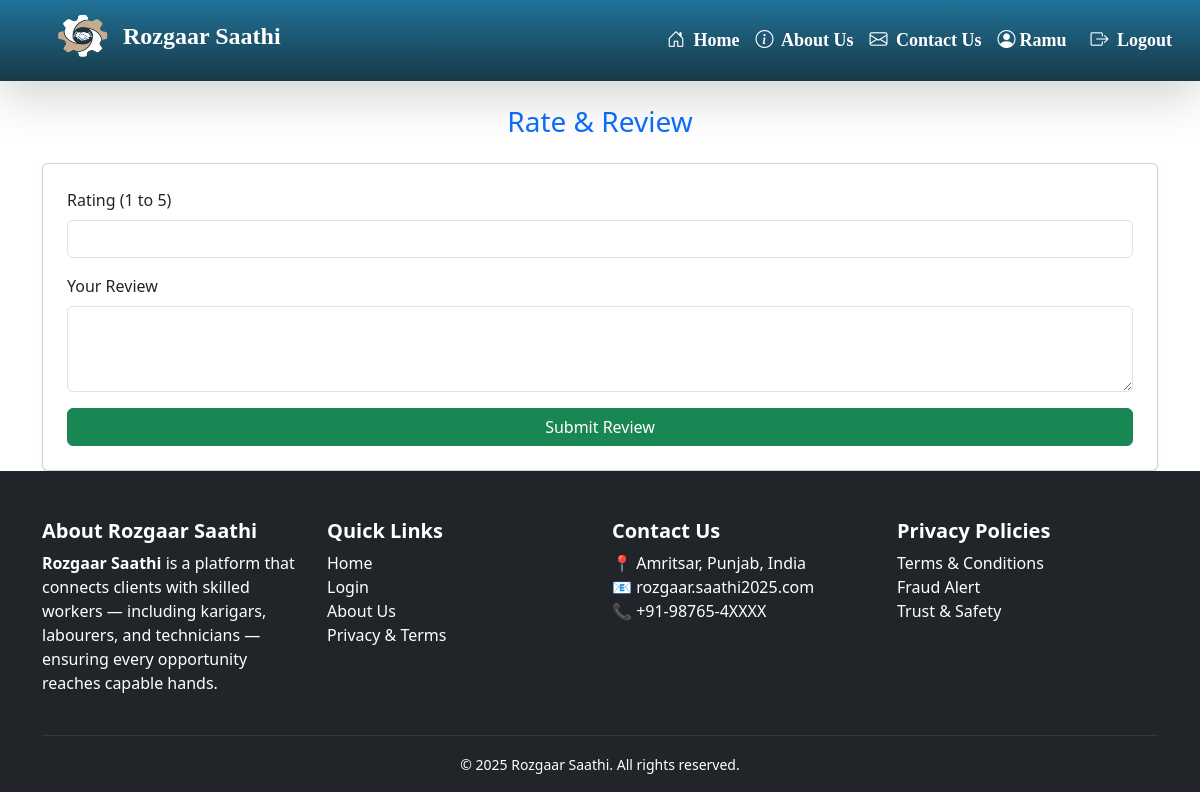
/client/mark-completed/29/ (signed in), run on an earlier commit of the app's database.
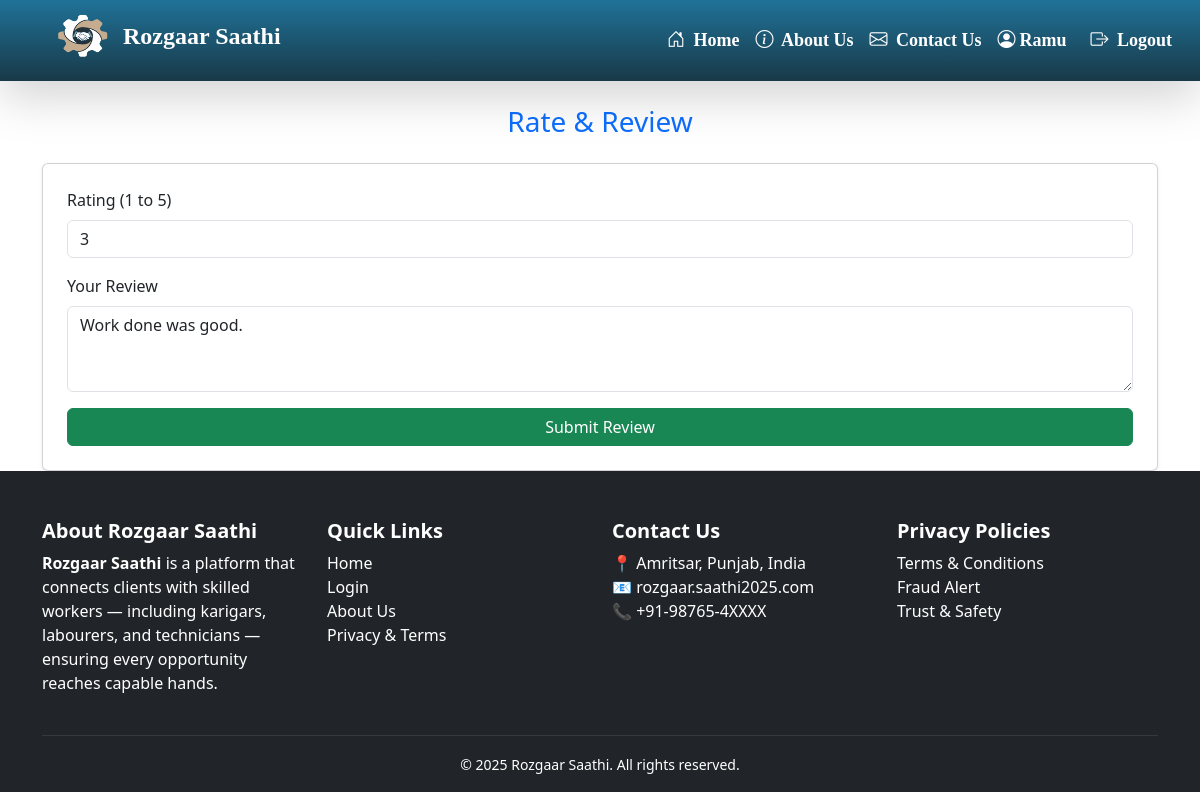
And on a later commit of the database.
### client/models.py (models this page shows, shortened)
class PostRequest(models.Model):
    client = models.ForeignKey(User, on_delete=models.CASCADE, related_name='sent_requests')
    hunarbaaz = models.ForeignKey('hunarbaaz.Hunarbaaz', on_delete=models.CASCADE, related_name='received_requests')
    job_description = models.TextField()
    location = models.CharField(max_length=100)
    start_date = models.DateField(help_text="Start date of the job",null=False,blank=True)
    end_date = models.DateField(help_text="Expected completion date",null=False,blank=True)
    JOB_TYPE_CHOICES = [
        ('residential', 'Residential'),
        ('commercial', 'Commercial'),
    ]
    job_type = models.CharField(max_length=20,choices=JOB_TYPE_CHOICES,default='residential',help_text="Type of job location")
    working_hours = models.PositiveIntegerField(
        null=True,
        blank=True,
        help_text="Estimated total working hours for this job"
    )
    is_accepted = models.BooleanField(null=True, blank=True)  # None = Pending, True = Accepted, False = Rejected
    is_completed = models.BooleanField(default=False)
    is_cancelled = models.BooleanField(default=False, help_text="Whether the client has cancelled the request")
    created_at = models.DateTimeField(auto_now_add=True)
    rating = models.IntegerField(
    validators=[MinValueValidator(1), MaxValueValidator(5)],
    null=True,
    blank=True,
    help_text="Client rating after completion (1 to 5)"
)
    review = models.TextField(null=True, blank=True, help_text="Optional client feedback")

### client/views.py (the view)
# urls.py: path('mark-completed/<int:request_id>/', views.mark_as_completed, name='mark_completed'),
@login_required
def mark_as_completed(request, request_id):
    post_request = get_object_or_404(PostRequest, id=request_id)
    if request.method == 'POST':
        form = ReviewForm(request.POST, instance=post_request)
        if form.is_valid():
            post_request.is_completed = True
            form.save()
            return redirect('client:request_history')
    else:
        form = ReviewForm(instance=post_request)
    return render(request, 'client/complete_review.html', {'form': form, 'post_request': post_request})

### client/forms.py
class ReviewForm(forms.ModelForm):
    class Meta:
        model = PostRequest
        fields = ['rating', 'review']
        widgets = {
            'rating': forms.NumberInput(attrs={
                'min': 1,
                'max': 5,
                'step': 1,  # ⬅ only integer step
                'class': 'form-control'
            }),
            'review': forms.Textarea(attrs={
                'rows': 3,
                'class': 'form-control'
            }),
        }

### client/templates/client/complete_review.html (shortened to what this page needs)
{% extends 'base/base.html' %}
{% block content %}
  <div class="container mt-4">
    <h3 class="text-center text-primary mb-4">Rate & Review</h3>
    <form method="post" class="card p-4 shadow-sm">
      <div class="mb-3">
        <label for="rating" class="form-label">Rating (1 to 5)</label>
        {{ form.rating }}
      </div>
      <div class="mb-3">
        <label for="review" class="form-label">Your Review</label>
        {{ form.review }}
      </div>
      <button type="submit" class="btn btn-success">Submit Review</button>
    </form>
  </div>
{% endblock %}

What changed in the data, as far as the page shows it:
changed PostRequest: rating (not shown) → "3"; review (not shown) → "Work done was good."
